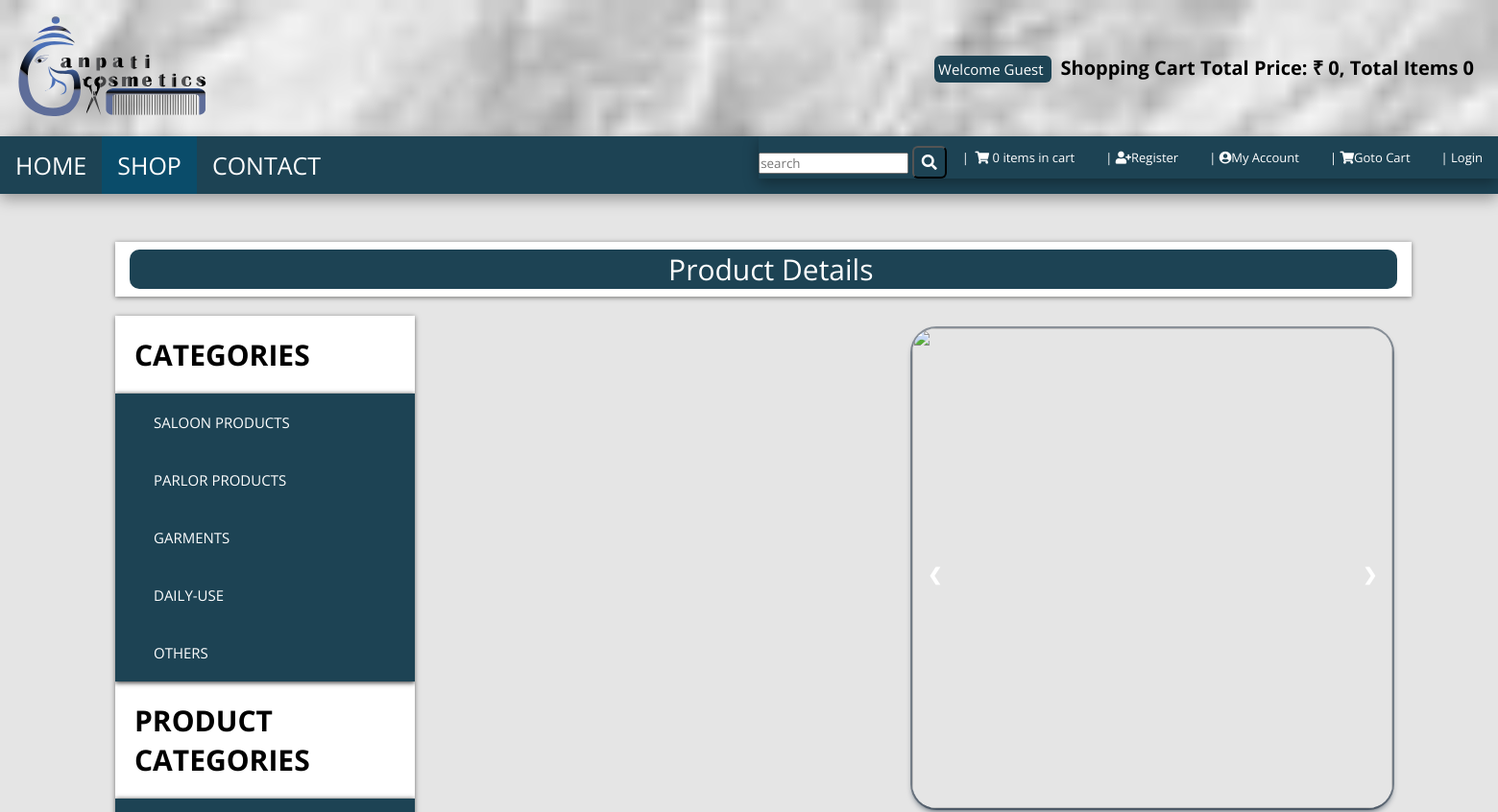
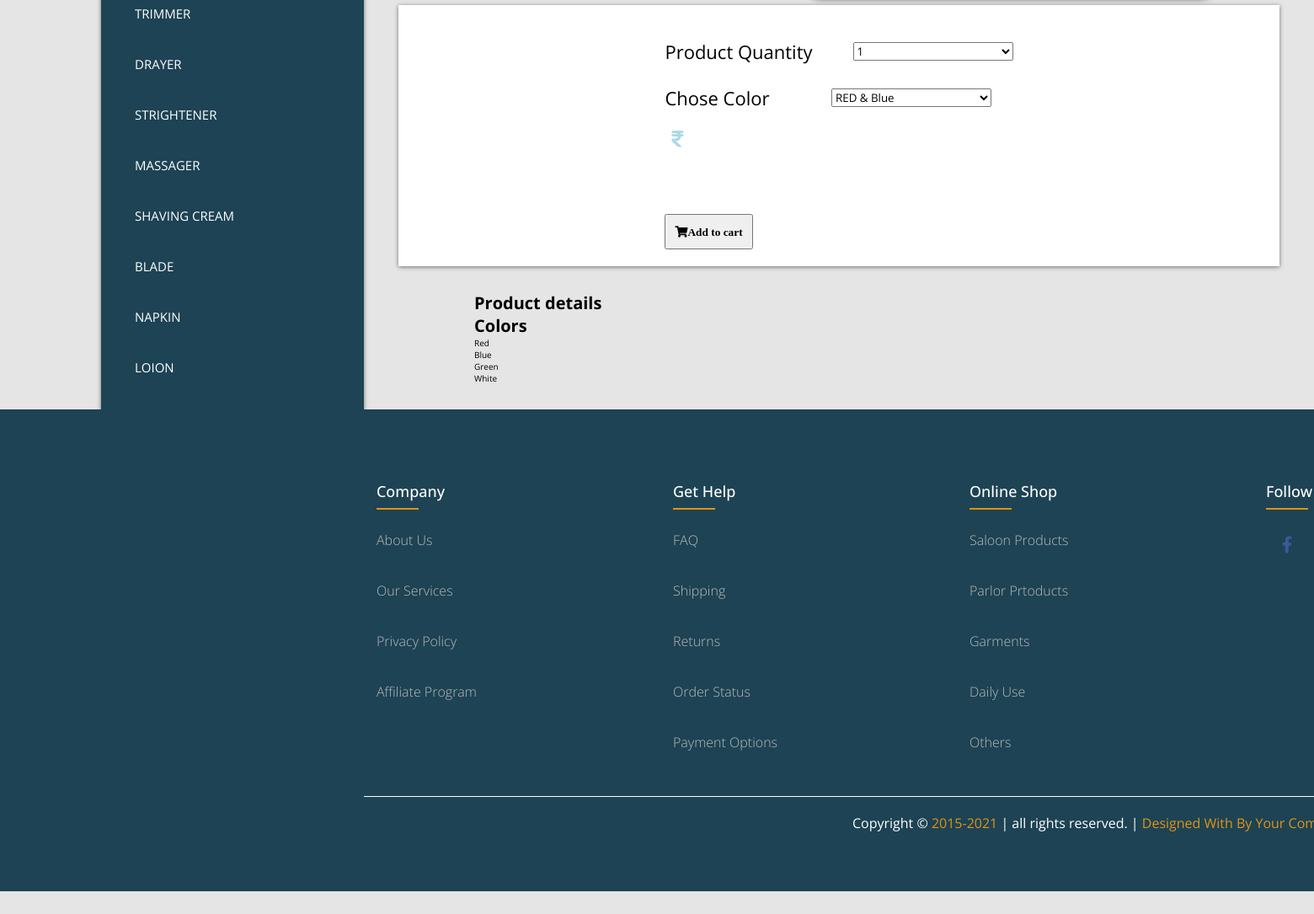
/details.php, run on the app's committed database (2 pictures, top to bottom).
### tables this page shows
CREATE TABLE `categories` (
  `cat_id` int(100) NOT NULL,
  `cat_title` text NOT NULL,
  `cat_desc` text NOT NULL
);

CREATE TABLE `product_category` (
  `p_cat_id` int(10) NOT NULL,
  `p_cat_title` text NOT NULL,
  `p_cat_desc` text NOT NULL,
  `p_cat_img` int(11) NOT NULL
);

### functions/functions.php (the view, shortened to what this page needs)
<?php
$db = mysqli_connect("localhost", "root", "MySQL@1754", "e_com");
function getUserIp(){
	switch (true) {
				default : return $_SERVER['REMOTE_ADDR'];
	}
}
function item(){
	global $db;
	$ip_add=getUserIp();
	$get_items="select * from cart where ip_add='$ip_add'";
	$run_item=mysqli_query($db,$get_items);
	$count=mysqli_num_rows($run_item);
	echo $count;
}
function totalPrice(){
	$total=0;
echo $total;
}
function getPCats(){
    global $db;
    $get_p_cats="select * from product_category";
    $run_p_cats=mysqli_query($db,$get_p_cats);
    while ($row_p_cats=mysqli_fetch_array($run_p_cats)) {
        $p_cat_id=$row_p_cats['p_cat_id'];
        $p_cat_title=$row_p_cats['p_cat_title'];
        echo "<li><a href='trimer.php?p_cat=$p_cat_id'>$p_cat_title</a></li>";
    }
}
function getCat(){
    global $db;
    $get_cat="select * from categories";
    $run_cat=mysqli_query($db,$get_cat);
    while ($row_cat=mysqli_fetch_array($run_cat)) {
        $cat_id=$row_cat['cat_id'];
        $cat_title=$row_cat['cat_title'];
        echo "<li><a href='trimer.php?cat_id=$cat_id'>$cat_title</a></li>";
    }
}
  ?>

### style.css (style rules this page uses)
:root { --blue:#2980b9; }
* { font-family: 'Open Sans', sans-serif; margin:0; padding:0; box-sizing: border-box; text-transform: ; text-decoration: none; transition: all .2s cubic-bezier(.37,1.14,.26,1.24); }
html { font-size: 62.5%; overflow-x: hidden; background-color: rgba(0,0,0,.1); }
.panel-body ul a { color: #fff; margin-left: rem; text-align: left; padding: 2rem; }
.panel-body ul li { z-index: 0; color: #fff; padding: 2rem; text-align: left; font-size: 15px; }

### data on the page
categories: cat_title "SALOON PRODUCTS"
categories: cat_title "PARLOR PRODUCTS"
categories: cat_title "GARMENTS"
categories: cat_title "DAILY-USE"
categories: cat_title "OTHERS"
product_category: p_cat_title "TRIMMER"
product_category: p_cat_title "DRAYER"
product_category: p_cat_title "STRIGHTENER"
product_category: p_cat_title "MASSAGER"
product_category: p_cat_title "SHAVING CREAM"
product_category: p_cat_title "BLADE"
product_category: p_cat_title "NAPKIN"
product_category: p_cat_title "LOION"

### other printed values
$total "0"
$count "0 0"
